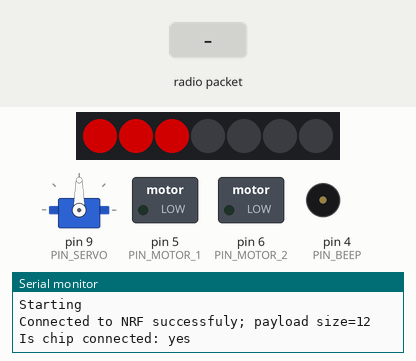
This sketch was run on a simulated Arduino Uno, built with avr-gcc and run on an emulated ATmega328P. On the bench: 7 RGB LEDs in strip order, left to right, servo, switched loads named in the sketch (green lamp = pin HIGH), buzzer (waves = sounding), the last lines printed to the serial monitor. The test bench sets the inputs (shaded band). Dim RGB values are drawn brighter than linear; random numbers use the default seed unless the sketch sets one; no radio packets arrive unless stated.

Above: at 0.1 s.
1.6 s: radio packet "255" arrives
At 1.87 s:
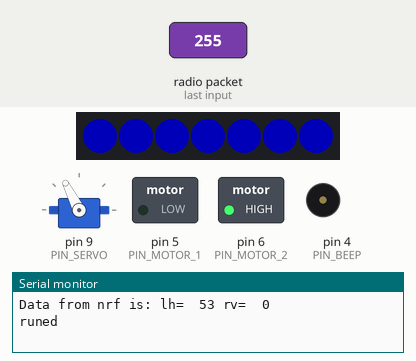
3.4 s: radio packet "90" arrives
At 3.47 s:
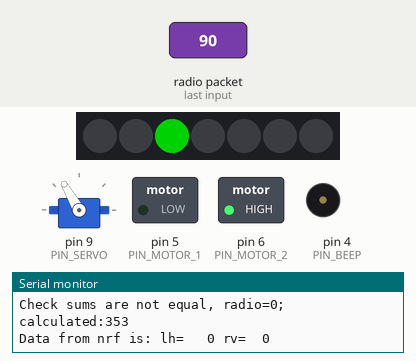
5.2 s: radio packet "200" arrives
At 5.6 s:
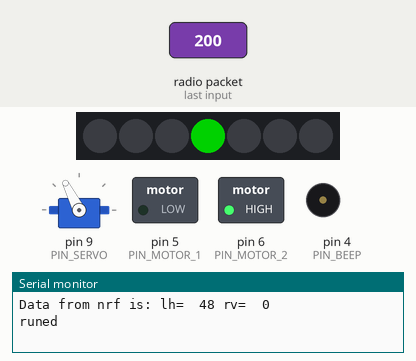
Timing chart, 0 to 8.2 s (numbered marks = the images above; inputs shaded):
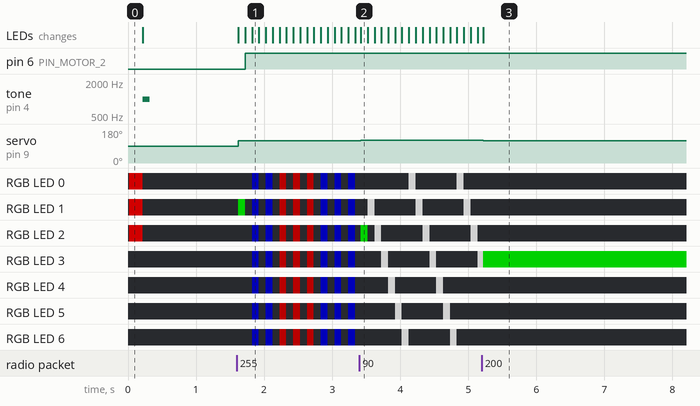

The sketch:

Car.ino
```cpp
#include "pins.h"
#include "led.h"
#include "radio.h"
#include "car.h"
#include "utility.h"
#include "beep.h"
#include "task.h"

Car car;
Radio radio(Radio::RadioType::Client);
Radio::Command cmd;
Beep beep{ PIN_BEEP };
CommandWithSpace _ledDancerChanger{ 200 };

int invalidCmdCount{ 0 };
//Elapsed _stopTask{ 2000 };

#define LED_SLEEP_TIME 150

constexpr int accel_min{ 60 };
constexpr int accel_max{ 255 };

void step_light() {
  static unsigned long lastLedTime = 0;
  unsigned long now = millis();
  if (now - lastLedTime > 100) {
    Led::step();
    lastLedTime = now;
  }
}

void run_command() {
  int wheel = map(cmd.left_h, 1023, 0, 70, 120);
  Utility::print("Data from nrf is: lh= ", FixedSize(cmd.left_h, 3), " rv=", FixedSize(cmd.right_v, 3));

  // wheel
  car.shift(wheel);
  // horn
  beep.toggle(cmd.left_v < 10);
  if (cmd.left_v > 950)
    _ledDancerChanger.tryExec();

  constexpr int gas_min{ 500 };
  constexpr int gas_max{ 560 };
  // engine
  if (cmd.right_v > gas_max) {
    auto accel = map(cmd.right_v, gas_max, 1023, accel_min, accel_max);
    // Utility::print("Accel is=", accel);
    car.setAccel(accel);
    car.forward();
  } else if (cmd.right_v < gas_min) {
    auto accel = map(cmd.right_v, gas_min, 0, accel_min, accel_max);
    // Utility::print("Accel is=", accel);
    car.setAccel(accel);
    car.backward();
  } else {
    car.stop();
  }
  // delay(30);
}

void step_read_command_from_serial() {
  auto line = Serial.readStringUntil('\n');

  if (!line.length()) {
    delay(200);
    return;
  }

  auto space_index = line.indexOf(' ');

  cmd.left_h = line.substring(0, space_index).toInt();
  cmd.right_v = line.substring(space_index + 1, line.length()).toInt();
  Utility::print("Data from serial; lh=", cmd.left_h, " rv=", cmd.right_v);

  run_command();
}

void step_read_command() {
  if (radio.read(&cmd)) {
    run_command();
    invalidCmdCount = 0;
  } else {
    invalidCmdCount++;

    // delay(30);

    // if (invalidCmdCount >= 40000) {
    //   car.stop();
    //   invalidCmdCount = 0;
    // }
    // if (invalidCmdCount % 30 == 0)
    //  Utility::print("Inval id ", invalidCmdCount, " command(s)");
  }
}

void test() {
  car.setAccel(200);
  car.forward();
  delay(200);
  car.backward();
  delay(200);
  car.stop();
}
void setup() {
  Serial.begin(9600);

  // _stopTask.setCallback([]() {
  //   car.stop();
  // });

  Utility::print("Starting");
  Led::setup();
  Led::set_color(255, 0, 0, 0);

  car.setup();
  Led::set_color(255, 0, 0, 1);

  radio.setup();
  Led::set_color(255, 0, 0, 2);
  delay(200);

  car.shift(90);
  Led::set_color(255, 0, 0, 3);

  Utility::print("Start...");
  Led::set_color(255, 0, 0, 4);

  _ledDancerChanger.setCallback([]() {
    Led::change_dancer();
  });

  Led::turn_off();
  beep.toggle(true);
  delay(100);
  beep.toggle(false);
}

int n = 0;
void loop() {
  // Utility::print("Read command");
  step_read_command();
  // step_read_command_from_serial();

  // Utility::print("Done");
  step_light();
  // n++;
  // if (n > 300) {
  //   //   car.stepAccel();
  //   Utility::print("I'm alive");
  //   n = 0;
  // }
}
```

DRV8833.cpp
```cpp
/*
 * DRV8833 - Library for the DRV8833 dual motor driver carrier.
 * The DRV8833 can be found here: https://www.pololu.com/product/2130
 * The DRV8833 data sheet can be found here: https://www.pololu.com/file/download/drv8833.pdf?file_id=0J534
 *
 * Library: DRV8833
 * File: DRV8833.cpp
 *
 * Defines the class for the library.
 * v1.0
 *
 * Created March 16, 2015, by Aleksandr J. Spackman.
 *
 * This code is not yet in the public domain.
 *
 */

#include "Arduino.h"
#include "DRV8833.h"

DRV8833::DRV8833()
{
	// Does nothing.
	// Use attachMotorA() and attachMotorB().
}

void DRV8833::motorAReverse()
{
	if (this->motorAAttached) // If motor A is attached...
	{
		// ...then put it in reverse.
		digitalWrite(this->a1, LOW);
		digitalWrite(this->a2, HIGH);
	}
}

void DRV8833::motorAReverse(int speed)
{
	if (this->motorAAttached) // If motor A is attached...
	{
		// ...then put it in reverse.
		digitalWrite(this->a1, LOW);
		analogWrite(this->a2, speed);
	}
}

void DRV8833::motorAForward()
{
	if (this->motorAAttached) // If motor A is attached...
	{
		// ...then put it in forward.
		digitalWrite(this->a1, HIGH);
		digitalWrite(this->a2, LOW);
	} else {
    Serial.println("Motor a is not attached");
  }
}

void DRV8833::motorAForward(int speed)
{
	if (this->motorAAttached) // If motor A is attached...
	{
		// ...then put it in forward.
		analogWrite(this->a1, speed);
		digitalWrite(this->a2, LOW);
	}
}

void DRV8833::motorAStop()
{
	if (this->motorAAttached) // If motor A is attached...
	{
		// ...then stop it.
		digitalWrite(this->a1, HIGH);
		digitalWrite(this->a2, HIGH);
	} else {
    Serial.println("Motor a is not attached");
  }
}

void DRV8833::motorBReverse()
{
	if (this->motorBAttached) // If motor B is attached...
	{
		// ...then put it in reverse.
		digitalWrite(this->b1, LOW);
		digitalWrite(this->b2, HIGH);
	} else {
    Serial.println("Motor a is not attached");
  }
}

void DRV8833::motorBReverse(int speed)
{
	if (this->motorBAttached) // If motor B is attached...
	{
		// ...then put it in reverse.
		digitalWrite(this->b1, LOW);
		analogWrite(this->b2, speed);
	}
}

void DRV8833::motorBForward()
{
	if (this->motorBAttached) // If motor B is attached...
	{
		// ...then put it in forward.
		digitalWrite(this->b1, HIGH);
		digitalWrite(this->b2, LOW);
	}
}

void DRV8833::motorBForward(int speed)
{
	if (this->motorBAttached) // If motor B is attached...
	{
		// ...then put it in forward.
		analogWrite(this->b1, speed);
		digitalWrite(this->b2, LOW);
	}
}

void DRV8833::motorBStop()
{
	if (this->motorBAttached) // If motor B is attached...
	{
		// ...then stop it.
		digitalWrite(this->b1, HIGH);
		digitalWrite(this->b2, HIGH);
	}
}

void DRV8833::attachMotorA(int a1, int a2)
{
	if (!this->motorAAttached) // If motor A is NOT attached...
	{
		// ...attach motor A to the input pins.
		pinMode(a1, OUTPUT);
		pinMode(a2, OUTPUT);
		this->a1 = a1;
		this->a2 = a2;

		// Show the motor is attached.
		this->motorAAttached = true;

		// Initialize as LOW.
		digitalWrite(this->a1, LOW);
		digitalWrite(this->a2, LOW);
	}
}

void DRV8833::attachMotorB(int b1, int b2)
{
	if (!this->motorBAttached) // If motor B is NOT attached...
	{
		// ...attach motor A to the input pins.
		pinMode(b1, OUTPUT);
		pinMode(b2, OUTPUT);
		this->b1 = b1;
		this->b2 = b2;

		// Show the motor is attached.
		this->motorBAttached = true;

		// Initialize as LOW.
		digitalWrite(this->b1, LOW);
		digitalWrite(this->b2, LOW);
	}
}
```

DRV8833.h
```cpp
/*
 * DRV8833 - Library for the DRV8833 dual motor driver carrier.
 * The DRV8833 can be found here: https://www.pololu.com/product/2130
 * The DRV8833 data sheet can be found here: https://www.pololu.com/file/download/drv8833.pdf?file_id=0J534
 *
 * Library: DRV8833
 * File: DRV8833.h
 *
 * Describes the class for the library.
 * v1.0
 *
 * Created March 16, 2015, by Aleksandr J. Spackman.
 *
 * This code is not yet in the public domain.
 *
 */

#ifndef DRV8833_H
#define DRV8833_H

#include "Arduino.h"

class DRV8833
{
public:
	// Constructor for the class:
	DRV8833();

	// Motor control functions:
	void motorAReverse();
	void motorAReverse(int speed);
	void motorAForward();
	void motorAForward(int speed);
	void motorAStop();

	void motorBReverse();
	void motorBReverse(int speed);
	void motorBForward();
	void motorBForward(int speed);
	void motorBStop();

	// Functions to attach motors:
	void attachMotorA(int a1 /* Input pin A1 */, int a2 /* Input pin A2 */);
	void attachMotorB(int b1 /* Input pin B1 */, int b2 /* Input pin B2 */);

private:
	// Fields for the class:
	int a1, a2, b1, b2;
	boolean motorAAttached = false;
	boolean motorBAttached = false;
};

#endif // DRV8833_H
```

beep.h
```cpp
#pragma once

#include <Arduino.h>

class Beep {

public:
  Beep(int port)
    : _port(port) {
    pinMode(port, OUTPUT);
  }

  void toggle(bool on) {
    if (on == _isOn)
      return;

    //digitalWrite(_port, on ? HIGH : LOW);
    if (on)
      tone(_port, 1000);
    else
      noTone(_port);
    _isOn = on;
  }
private:
  int _port;
  bool _isOn{ false };
};
```

car.h
```cpp
#pragma once

// #include <Servo.h>
#include <SPI.h>
#include <Arduino.h>
#include <Servo.h>
#include "DRV8833.h"
#include "utility.h"
#include "pins.h"

#define ACCEL_MIN 60
#define ACCEL_MAX 220

class Car {
public:
  enum class Status {
    Stopped,
    Forward,
    Backward
  };
  void setup();
  void forward();
  void stop();
  void backward();
  void shift(int angle);
  void setAccel(int accel);
  bool stepAccel();
  void setStatus(Status status);

private:
  Servo servo;
  Status _status{ Status::Stopped };
  DRV8833 engine;
  int _lastAngle{ -1 };
  int _realAccel{ 0 };
  int _goalAccel{ 0 };
};

inline void Car::setup() {
  //pinMode(PIN_MOTOR_1, OUTPUT);
  //pinMode(PIN_MOTOR_2, OUTPUT);
  pinMode(PIN_SERVO, OUTPUT);
  //pinMode(PIN_ACCEL, OUTPUT);

  servo.attach(PIN_SERVO);

  engine.attachMotorA(PIN_MOTOR_1, PIN_MOTOR_2);
  // analogWrite(PIN_ACCEL, 60);
}

inline void Car::forward() {
  setStatus(Status::Forward);
}

inline void Car::stop() {
  setStatus(Status::Stopped);
}

inline void Car::backward() {
  setStatus(Status::Backward);
}

inline void Car::setStatus(Status status) {
  if (status == _status && _goalAccel == _realAccel)
    return;

  // Utility::print("Set status to: ", (int)status, "; Accel is: ", _goalAccel);
  _realAccel = _goalAccel;  // = ACCEL_MIN;

  switch (status) {
    case Car::Status::Stopped:
      engine.motorAStop();
      break;
    case Car::Status::Forward:
      if (_goalAccel == 255)
        engine.motorAForward();
      else
        engine.motorAForward(_goalAccel);
      break;
    case Car::Status::Backward:
      if (_goalAccel == 255)
        engine.motorAReverse();
      else
        engine.motorAReverse(_goalAccel);
      break;
    default:
      // engine.motorAForward();
      break;
  }
  // delay(30);
  _status = status;
}

inline void Car::shift(int angle) {
  if (angle == _lastAngle)
    return;
  // Utility::bound(60, angle, 120);
  // if (angle < 50)
  //   angle = 50;
  // else if (angle > 129)
  //   angle = 120;
  // Utility::print("Shift to ", angle);
  servo.write(angle);
  // delay(110);
  _lastAngle = angle;
}

inline void Car::setAccel(int accel) {
  _goalAccel = accel;
  // analogWrite(PIN_ACCEL, 200);
}


inline bool Car::stepAccel() {
  return;
  constexpr int accel_step{ 3 };

  if (_goalAccel - _realAccel > accel_step + 1) {
    _realAccel += accel_step;
    Utility::print("accel++", _realAccel, "=>", _goalAccel);
    return true;
  }

  if (_goalAccel - _realAccel < -accel_step - 1) {
    _realAccel -= accel_step;
    Utility::print("accel--", _realAccel, "=>", _goalAccel);
    return true;
  }

  return false;
}
```

led.cpp
```cpp
#include "Arduino.h"
#include "led.h"
#include "light_dancer.h"

namespace Led {
Adafruit_NeoPixel pixels(NUM_LEDS, LED_PIN, NEO_GRB + NEO_KHZ800);

basic_light_dancer *_dancer{ nullptr };
auto color_red = Adafruit_NeoPixel::Color(255, 0, 0);
auto color_green = Adafruit_NeoPixel::Color(0, 255, 0);
auto color_gray = Adafruit_NeoPixel::Color(80, 80, 80);
auto color_white = Adafruit_NeoPixel::Color(255, 255, 255);
auto color_black = Adafruit_NeoPixel::Color(0, 0, 0);
auto color_yellow = Adafruit_NeoPixel::Color(255, 255, 0);

void setup() {
  // _dancer = new police_light_dancer;
  pixels.begin();
  pixels.setBrightness(120);
  pixels.show();
  _dancer->pixels = &pixels;
}
void set_color(uint8_t r, uint8_t g, uint8_t b) {
  set_color(Adafruit_NeoPixel::Color(r, g, b));
}
void set_color(uint8_t r, uint8_t g, uint8_t b, int n) {
  pixels.setPixelColor(n, r, g, b);
  pixels.show();
}

void set_color(uint32_t color) {
  // if (!color) {
  //   pixels.clear();
  //   return;
  // }
  pixels.fill(color, 0, 7);
  pixels.show();
}

void set_led_color(uint32_t color, int n) {
  pixels.setPixelColor(n, color);
  pixels.show();
}

void set_just_one_led(uint32_t color, int n) {
  pixels.fill(color_black, 0, 7);
  pixels.setPixelColor(n, color);
  pixels.show();
}

void turn_off() {
  set_color(0, 0, 0);
}

void turn_on() {
}

void step() {
  if (_dancer)
    _dancer->step();
}

void change_dancer() {
  static int index = 0;
  const int max = 4;

  index = (index + 1) % max;

  if (_dancer)
    delete _dancer;

  switch (index) {
    case 0:
      turn_off();
      _dancer = nullptr;
      break;

    case 1:
      _dancer = new police_light_dancer;
      break;

    case 2:
      _dancer = new blinker_dancer;
      break;

    case 3:
      _dancer = new rainbow_dancer;
      break;

    default:
      break;
  }
  _dancer->pixels = &pixels;

  if (index) {
    set_just_one_led(color_green, index);
    delay(100);
  } else {
    turn_off();
  }
}

};
```

led.h
```cpp
#ifndef LED_H
#define LED_H

#include <Adafruit_NeoPixel.h>

#define NUM_LEDS 7
#include "pins.h"

namespace Led {

extern Adafruit_NeoPixel pixels;

void setup();
void set_color(uint8_t r, uint8_t g, uint8_t b);
void set_color(uint8_t r, uint8_t g, uint8_t b, int n);
void set_just_one_led(uint32_t color, int n);

void set_color(uint32_t color);
void turn_off();
void turn_on();
void step();
void change_dancer();

};

#endif  // LED_H
```

light_dancer.cpp
```cpp
#include "Adafruit_NeoPixel.h"
#include "light_dancer.h"
#include "led.h"

// basic_light_dancer
basic_light_dancer::~basic_light_dancer() {}

void basic_light_dancer::step() {
}

// sequence_light_dancer
sequence_light_dancer::sequence_light_dancer()
  : _step(0) {
}

void sequence_light_dancer::step() {
  _step = (_step + 1) % size;
  Led::set_color(array[_step]);
}

// police_light_dancer
police_light_dancer::police_light_dancer() {
  array = new uint32_t[12]{
    Adafruit_NeoPixel::Color(0, 0, 150),
    Adafruit_NeoPixel::Color(0, 0, 0),
    Adafruit_NeoPixel::Color(0, 0, 150),
    Adafruit_NeoPixel::Color(0, 0, 0),
    Adafruit_NeoPixel::Color(0, 0, 150),
    Adafruit_NeoPixel::Color(0, 0, 0),

    Adafruit_NeoPixel::Color(150, 0, 0),
    Adafruit_NeoPixel::Color(0, 0, 0),
    Adafruit_NeoPixel::Color(150, 0, 0),
    Adafruit_NeoPixel::Color(0, 0, 0),
    Adafruit_NeoPixel::Color(150, 0, 0),
    Adafruit_NeoPixel::Color(0, 0, 0)
  };
  size = 12;
}

void blinker_dancer::step() {
  _step = (_step + 1) % NUM_LEDS;
  Led::set_just_one_led(Adafruit_NeoPixel::Color(255, 255, 255), _step);
}

void rainbow_dancer::step() {

  for (byte i = 0; i < NUM_LEDS; i++) {
    pixels->setPixelColor(i, Adafruit_NeoPixel::Color(random(40, 220), random(40, 220), random(40, 220)));
  }
}
```

light_dancer.h
```cpp
#ifndef LIGHT_DANCER_H
#define LIGHT_DANCER_H

#include <Adafruit_NeoPixel.h>

class basic_light_dancer
{
public:
  Adafruit_NeoPixel *pixels;

  virtual ~basic_light_dancer();
  virtual void step();
};

class sequence_light_dancer : public basic_light_dancer
{
  uint16_t _step;

  public:
    sequence_light_dancer();
    void step() override;

  protected:
    uint16_t size;
    uint32_t *array;
};

class police_light_dancer : public sequence_light_dancer
{
public:
  police_light_dancer();
};

class blinker_dancer : public basic_light_dancer
{
  uint8_t _step;

public:
  void step() override;
};

class rainbow_dancer : public basic_light_dancer
{
public:
  void step() override;
};


#endif // LIGHT_DANCER_H
```

radio.h
```cpp
#include "Arduino.h"
// https://codeload.github.com/nRF24/RF24/zip/refs/heads/master

#ifndef RF_H
#define RF_H

#include <RF24.h>
#include "utility.h"

#include "pins.h"

//const uint64_t pipeIn = 0x662266;
uint8_t pipeIn[6] = "MELCAR";

class Radio {
public:
  enum class RadioType {
    Server,
    Client
  };
  struct Command {
    int left_v{};
    int left_h{};
    int right_v{};
    int right_h{};
    bool sw_left{};
    bool sw_right{};
    int checksum{};
  };
  Radio(RadioType type, int ce = PIN_CE, int csn = PIN_CSN);

  void setup();
  bool send(Command *cmd);
  bool read(Command *cmd);

private:
  RF24 radio;
  RadioType _type;
  int checksum(Command *cmd);
};


Radio::Radio(RadioType type, int ce, int csn)
  : _type(type), radio(ce, csn) {
}

void Radio::setup() {
  if (!radio.begin()) {
    Utility::fatal("Unable to connect to NRF");
  }

  radio.setDataRate(RF24_250KBPS);
  radio.setAutoAck(true);         // Ensure autoACK is enabled
  radio.setChannel(120);           // Set RF communication channel.
  radio.setPALevel(RF24_PA_MAX);  //translate to: RF24_PA_MIN=-18dBm, RF24_PA_LOW=-12dBm, RF24_PA_MED=-6dBM, and RF24_PA_HIGH=0dBm.
  radio.setRetries(10, 3);        //Set the number of retry attempts and delay between retry attempts when transmitting a payload. The radio is waiting for an acknowledgement (ACK) packet during the delay between retry attempts.Mode: 0-15,0-15
  radio.setPayloadSize(sizeof(Command));

  switch (_type) {
    case RadioType::Server:
      radio.openWritingPipe(pipeIn);  //Open a pipe for writing
      radio.stopListening();          //Start listening on the pipes opened for reading.
      break;
    case RadioType::Client:
      radio.openReadingPipe(0, pipeIn);  //Open a pipe for reading
      radio.startListening();            //Start listening on the pipes opened for reading.
      break;
  }
  Serial.print("Connected to NRF successfuly; payload size=");
  Serial.println(sizeof(Command));
  Serial.print("Is chip connected: ");
  Serial.println(radio.isChipConnected() ? "yes" : "no");
}

bool Radio::send(Command *cmd) {
  cmd->checksum = checksum(cmd);
  return radio.write(cmd, sizeof(Command));
}
bool Radio::read(Command *cmd) {
  if (radio.available()) {
    // auto n = radio.getDynamicPayloadSize();
    // if (n < 1) {
    //   // Corrupt payload has been flushed
    //     Serial.print("Invalid data: ");
    //     Serial.println(n);

    //   return false;
    // }
    radio.read(cmd, sizeof(Command));

    auto sum = checksum(cmd);
    if (cmd->checksum != sum)
      Utility::print("Check sums are not equal, radio=", cmd->checksum, "; calculated:", sum);
    return true;
  }

  // auto n = radio.getDynamicPayloadSize();

  return false;
}

int Radio::checksum(Command *cmd) {
  return (654632 + cmd->left_h + cmd->left_v + cmd->right_h + cmd->sw_right + cmd->sw_left + cmd->sw_right) % 1024;
}

class RadioServer : public Radio {
public:
  RadioServer()
    : Radio(RadioType::Server) {}
};

class RadioClient : public Radio {
public:
  RadioClient()
    : Radio(RadioType::Client) {}
};

#endif  // RF_H
```

commands.cpp
```cpp

```

Source omitted: task.cpp (587 bytes), task.h (437 bytes), utility.cpp (435 bytes), utility.h (2524 bytes), pins.h (194 bytes)

Measured:
- after the input at 1.6 s, pin 6 (PIN_MOTOR_2): LOW → HIGH after 0.12 s; servo on pin 9 (PIN_SERVO): 90° → 117° at once
- after the input at 3.4 s, servo on pin 9 (PIN_SERVO): 117° → 120° at once
- after the input at 5.2 s, servo on pin 9 (PIN_SERVO): 120° → 117° at once
